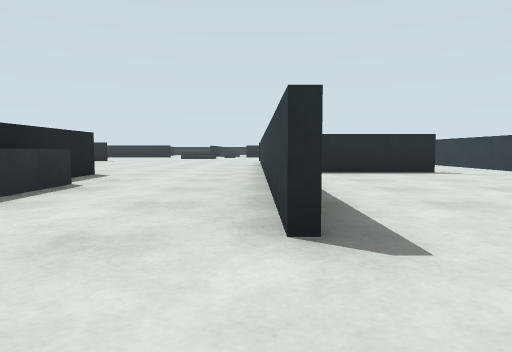
[1] (above)

18 first-person views from a walk through a robot-simulator world made for Gazebo. The camera is 0.72 m above the floor, tilts 4° down and sees 70° across. The floor is counted in squares, 2 m on a side. Each view is taken from the middle of a square. On the plan, view 1 faces up. The plan holds only what a view shows up to about 9 squares ahead; the rest is blank.

[2]
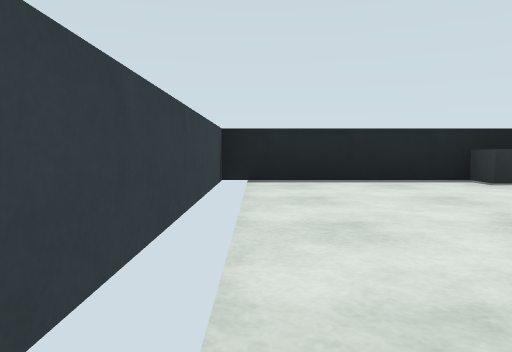

[3]
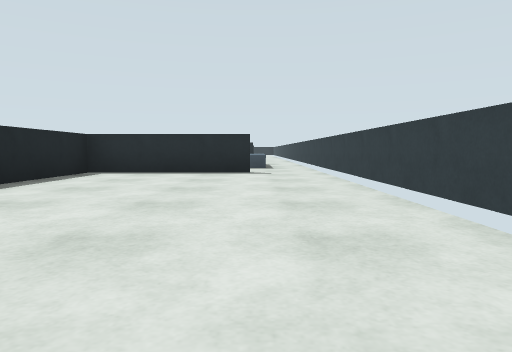

[4]
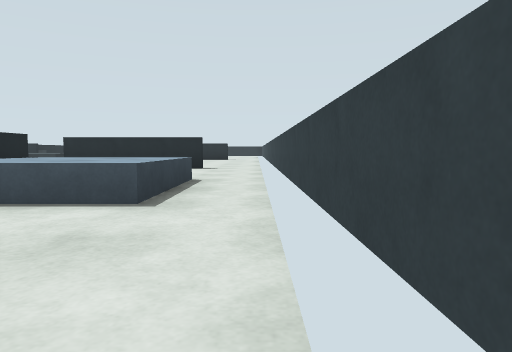

[5]
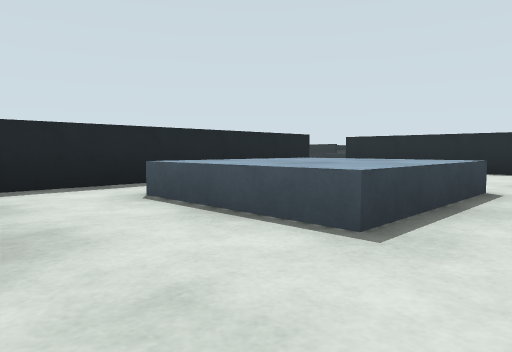

[6]
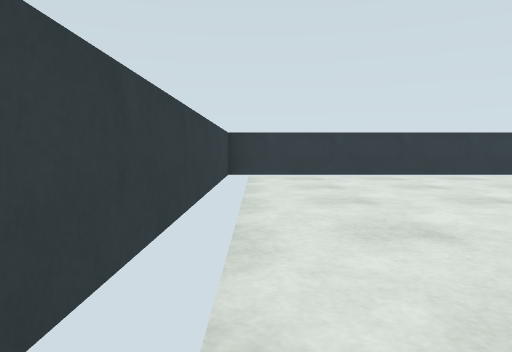

[7]
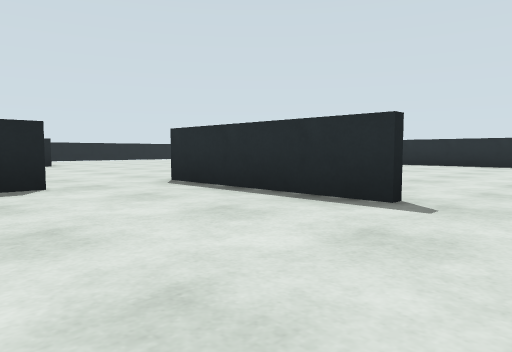

[8]
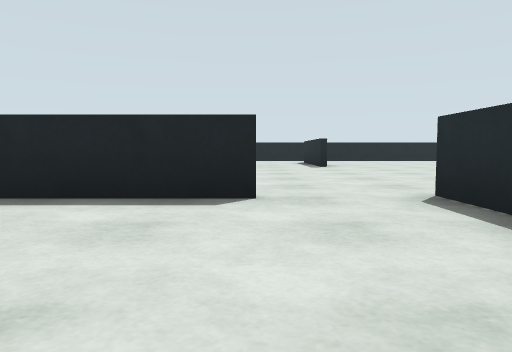

[9]
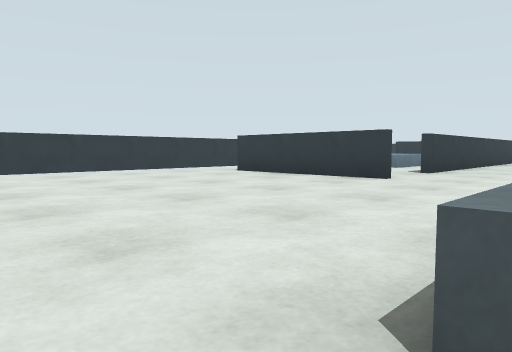

[10]
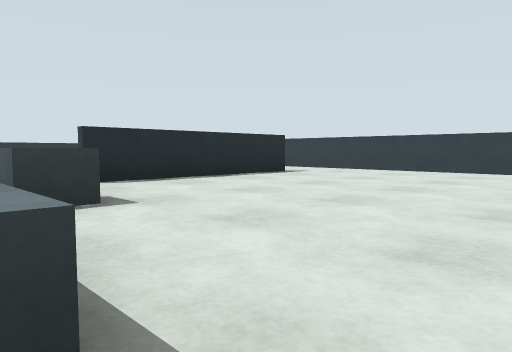

[11]
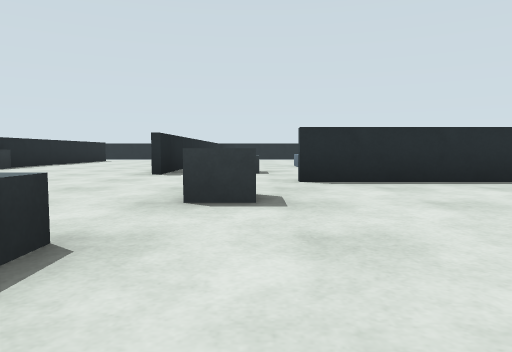

[12]
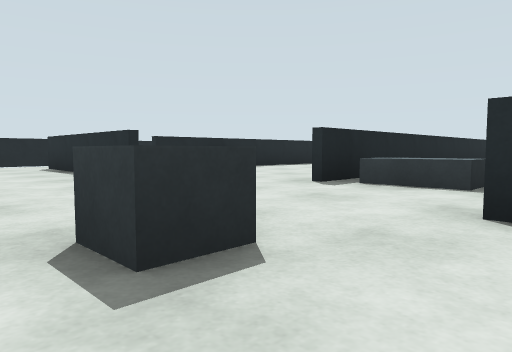

[13]
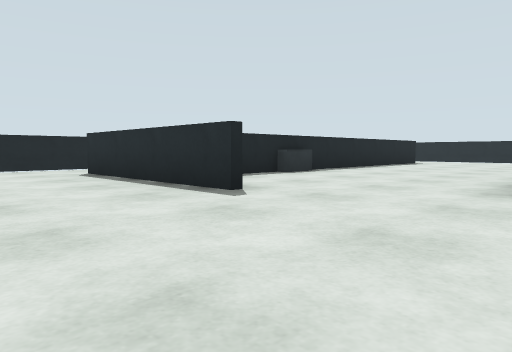

[14]
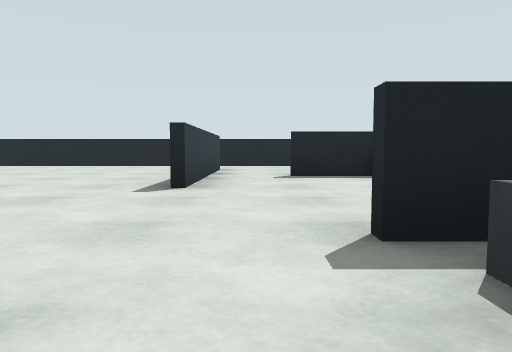

[15]
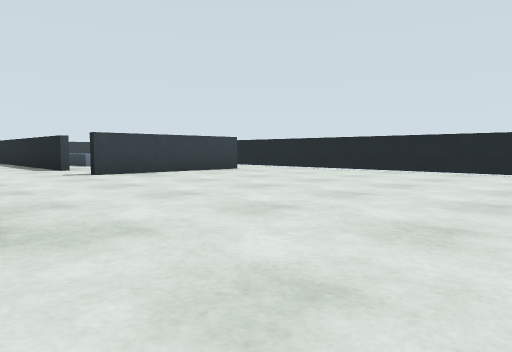

[16]
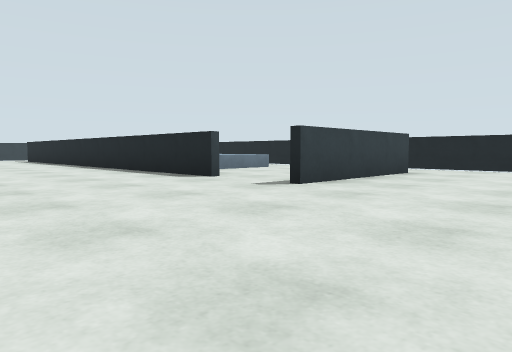

[17]
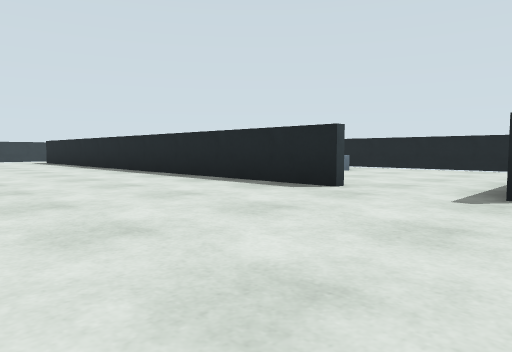

[18]
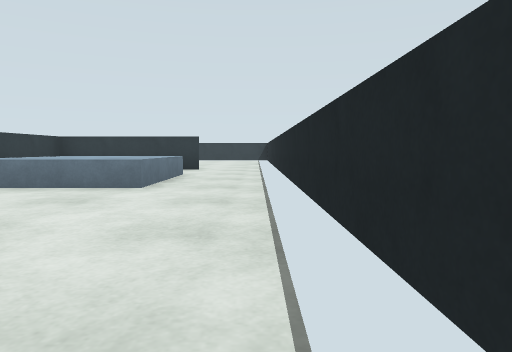

### Floor plan
Points are (right, up) in squares from view 1. A wall is a line through its corners. A room is listed if a view was taken in it or the views show most of it. See-through windows are left out.
Room 1 (view 1)
walls: (0.1, 1.5) (0.1, 2.5); (-2.4, 2.5) (-2.4, -0.4) (0.5, -0.4)
ways out: opening at (0, 0.5) to room 2; opening at (-1, 2) to room 4
Room 2 (views 2, 3, 4, 5, 6)
walls: (3, 5.9) (0.3, 5.9) (0.3, 3.9); (0.5, -0.4) (4.4, -0.4) (4.4, 6.6)
ways out: opening at (0, 0.5) to room 1; opening at (3.5, 6) to room 3
Room 3 (views 7, 8)
walls: (4.4, 10.8) (4.4, 12.5); (4.4, 6.6) (4.4, 10.6); (3, 12.4) (0, 12.4); (0.3, 11.1) (0.3, 6.6)
ways out: opening at (3.5, 6) to room 2; opening at (3.5, 12) to room 4; gap at (0, 11) to room 4
objects: blue box (2, 8) to (3, 9)
Room 4 (views 9, 10, 11, 12, 13, 14, 15, 16, 17, 18)
walls: (-4.4, 19.2) (-8, 19.2); (0, 12.6) (3, 12.6); (-6.4, 19.3) (-4.5, 19.3); (-5.1, 11.1) (-5.1, 3.4); (-8, 12.6) (-5, 12.6); (-9.4, 18.1) (-9.4, 12.4); (3, 19.2) (-0.5, 19.2); (-9.4, 19.4) (-9.4, 18.2); (4.4, 16.1) (4.4, 19.5); (4.4, 12.5) (4.4, 15.9); (-6.1, 25.8) (-6.1, 20.5); (-2.4, 5.5) (-2.4, 4.4); (0.1, 2.5) (0.1, 11)
ways out: opening at (-1, 2) to room 1; opening at (3.5, 12) to room 3; gap at (0, 11) to room 3; opening at (-8.5, 12) to room 5; gap at (-5, 11) to room 5; opening at (-8.5, 19); opening at (-6, 20); opening at (-1.5, 20.5); opening at (3.5, 19)
objects: grey box (-3, 3) to (-2, 4); grey box (-3, 16) to (-2, 16); grey box (-2, 21) to (-1, 21); grey box (-1, 18)
Room 5 (no view inside)
walls: (-9.4, 7.2) (-9.4, 6.6); (-8, 6.1) (-5.3, 6.1) (-5.3, 7.8); (-9.4, 12.4) (-9.4, 7.4); (-5.1, 12.4) (-6.1, 12.4)
ways out: opening at (-8.5, 12) to room 4; gap at (-5, 11) to room 4; opening at (-8.5, 6)
objects: blue box (-8, 8) to (-6, 9)

Where each view was taken, in squares from view 1:
view 1: 0 up, 0 right, facing up
view 2: 0 up, 2 right, facing left
view 3: 0 up, 3 right, facing up
view 4: 5 up, 4 right, facing up
view 5: 6 up, 4 right, facing up-left
view 6: 5 up, 4 right, facing down
view 7: 10 up, 4 right, facing up-left
view 8: 11 up, 3 right, facing left
view 9: 17 up, 2 left, facing down-right
view 10: 15 up, 2 left, facing up-right
view 11: 15 up, 1 left, facing up
view 12: 17 up, 0 right, facing up-left
view 13: 17 up, 2 left, facing up-left
view 14: 20 up, 1 left, facing left
view 15: 18 up, 3 left, facing down-left
view 16: 15 up, 2 left, facing down-left
view 17: 13 up, 2 left, facing down-left
view 18: 13 up, 9 left, facing down
